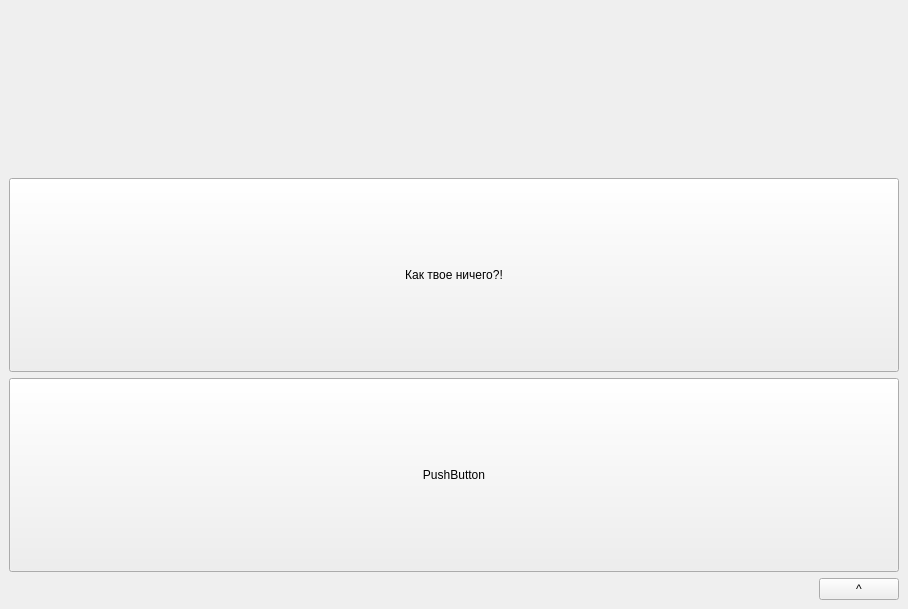
<?xml version="1.0" encoding="UTF-8"?>
<ui version="4.0">
 <class>MainWindow</class>
 <widget class="QMainWindow" name="MainWindow">
  <property name="geometry">
   <rect>
    <x>0</x>
    <y>0</y>
    <width>908</width>
    <height>609</height>
   </rect>
  </property>
  <property name="windowTitle">
   <string>MainWindow</string>
  </property>
  <widget class="QWidget" name="centralwidget">
   <layout class="QVBoxLayout" name="verticalLayout_3" stretch="3,7,1">
    <item>
     <layout class="QVBoxLayout" name="layoutHistoryDiary">
      <item>
       <spacer name="verticalSpacer">
        <property name="orientation">
         <enum>Qt::Vertical</enum>
        </property>
        <property name="sizeHint" stdset="0">
         <size>
          <width>20</width>
          <height>40</height>
         </size>
        </property>
       </spacer>
      </item>
     </layout>
    </item>
    <item>
     <layout class="QGridLayout" name="gridLayout">
      <item row="2" column="0">
       <widget class="QPushButton" name="pushButton_2">
        <property name="sizePolicy">
         <sizepolicy hsizetype="Minimum" vsizetype="Expanding">
          <horstretch>0</horstretch>
          <verstretch>0</verstretch>
         </sizepolicy>
        </property>
        <property name="text">
         <string>PushButton</string>
        </property>
       </widget>
      </item>
      <item row="1" column="0">
       <widget class="QPushButton" name="bDiary">
        <property name="sizePolicy">
         <sizepolicy hsizetype="Minimum" vsizetype="Expanding">
          <horstretch>0</horstretch>
          <verstretch>0</verstretch>
         </sizepolicy>
        </property>
        <property name="text">
         <string>Как твое ничего?!</string>
        </property>
       </widget>
      </item>
     </layout>
    </item>
    <item>
     <layout class="QHBoxLayout" name="horizontalLayout" stretch="30,1">
      <item>
       <widget class="QLabel" name="lWiseLine">
        <property name="text">
         <string/>
        </property>
       </widget>
      </item>
      <item>
       <widget class="QPushButton" name="bChangeWiseLine">
        <property name="text">
         <string>^</string>
        </property>
       </widget>
      </item>
     </layout>
    </item>
   </layout>
  </widget>
  <widget class="QMenuBar" name="menuBar">
   <property name="geometry">
    <rect>
     <x>0</x>
     <y>0</y>
     <width>908</width>
     <height>21</height>
    </rect>
   </property>
  </widget>
  <action name="action">
   <property name="text">
    <string>Стандартный путь</string>
   </property>
  </action>
  <action name="setBasePath">
   <property name="text">
    <string>Установить стандартный</string>
   </property>
  </action>
  <action name="changPath">
   <property name="text">
    <string>Задать путь</string>
   </property>
  </action>
 </widget>
 <resources/>
 <connections/>
</ui>
